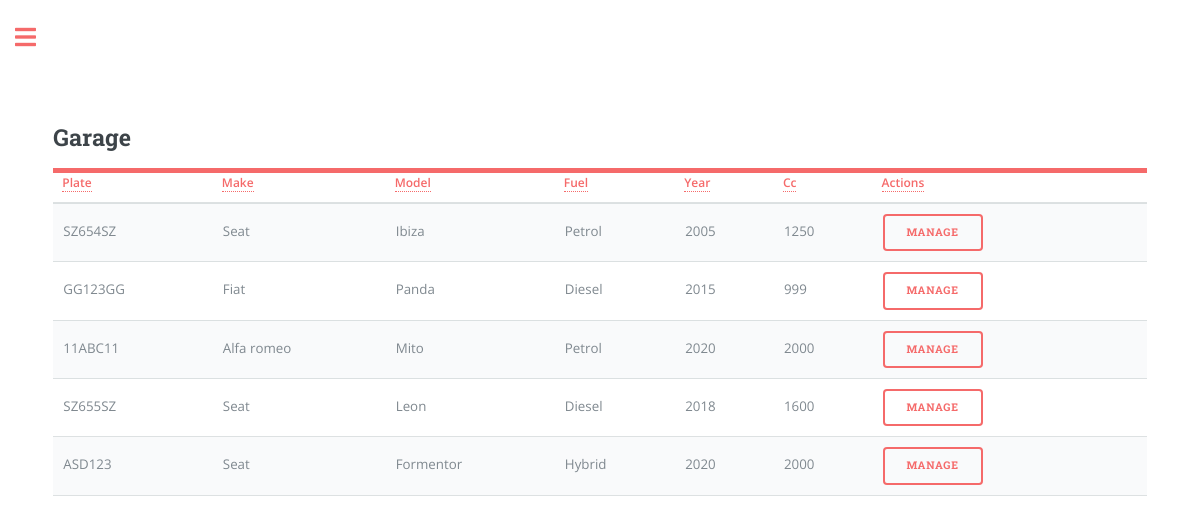
/garage_view (signed in), run on the app's committed database.
### app/models.py (models this page shows, shortened)
class Car(db.Model):
    plate = db.Column(db.String(8), primary_key=True, index=True, unique=True)
    make = db.Column(db.String(15), index=True)
    model = db.Column(db.String(15), index=True)
    fuel = db.Column(db.String(8), index=True)
    year = db.Column(db.Integer, index=True)
    cc = db.Column(db.Integer, index=True)
    user_id = db.Column(db.Integer, db.ForeignKey('user.id'))
    days = db.Column(db.Integer, default=0, index=True)
    money = db.Column(db.Integer, default=0, index=True)
    car_cost = db.Column(db.Integer, default=0, index=True)
    insurance_cost = db.Column(db.Float, default=0, index=True)
    insurance_expiry_date = db.Column(db.DateTime)
    mot_cost = db.Column(db.Float, default=0, index=True)
    mot_expiry_date = db.Column(db.DateTime)
    road_tax_cost = db.Column(db.Float, default=0, index=True)
    road_tax_expiry_date = db.Column(db.DateTime)

### app/routes.py (the view)
@app.route('/garage_view', methods=['GET', 'POST'])
@login_required
def garage_view():
    user_cars = current_user.garage.all()
    return render_template('garage_view.html', title='Garage',
                           page="garage_view", user_cars=user_cars, user_name=current_user.username if current_user.is_authenticated else None)

### app/models.py (called while the page is built)
@login.user_loader
def load_user(id):
    return User.query.get(int(id))

### app/templates/garage_view.html (shortened to what this page needs)
{% extends "index.html" %}
{% block content %}
<head>
</head>
<form action="{{ url_for('garage_car') }}" method="POST">
<header id="header">
  <h2>Garage</h2>
</header>
<table class="table" id="carTable">
    <thead>
      <tr>
        <th scope="col"><a href="#" class="sort-link" data-sort="plate">Plate</a></th>
        <th scope="col"><a href="#" class="sort-link" data-sort="make">Make</a></th>
        <th scope="col"><a href="#" class="sort-link" data-sort="model">Model</a></th>
        <th scope="col"><a href="#" class="sort-link" data-sort="fuel">Fuel</a></th>
        <th scope="col"><a href="#" class="sort-link" data-sort="year">Year</a></th>
        <th scope="col"><a href="#" class="sort-link" data-sort="cc">Cc</a></th>
        <th scope="col"><a href="#" class="sort-link" data-sort="cc">Actions</a></th>
      </tr>
    </thead>
    <tbody>
      {% for car in user_cars %}
      <tr>
          <td data-sort="plate">{{ car.plate }}</td>
          <td data-sort="make">{{ car.make }}</td>
          <td data-sort="model">{{ car.model }}</td>
          <td data-sort="fuel">{{ car.fuel }}</td>
          <td data-sort="year">{{ car.year }}</td>
          <td data-sort="cc">{{ car.cc }}</td>
          <td>
            <button type="submit" class="btn btn-danger" name="garage_car" value="{{ car.plate }}">Manage</button>
        </td>
        <td>
      </tr>
      {% endfor %}
  </tbody>
</table>
</form>
{% endblock %}

### app/templates/index.html (shortened to what this page needs)
<!DOCTYPE HTML>
<html>
	<head>
		<link rel="stylesheet" href="{{url_for('static', filename='css/main.css')}}"/>
	</head>
	<body class="is-preload">
			<div id="wrapper">
					<div id="main">
						<div class="inner">
								<section id="banner">
									<div class="content">
										{% block content %} {% endblock %}
								</section>
						</div>
					</div>
			</div>
	</body>
</html>

### data on the page
Car: plate "SZ654SZ", make "Seat", model "Ibiza", fuel "Petrol", year "2005", cc "1250"
Car: plate "GG123GG", make "Fiat", model "Panda", fuel "Diesel", year "2015", cc "999"
Car: plate "11ABC11", make "Alfa romeo", model "Mito", fuel "Petrol", year "2020", cc "2000"
Car: plate "SZ655SZ", make "Seat", model "Leon", fuel "Diesel", year "2018", cc "1600"
Car: plate "ASD123", make "Seat", model "Formentor", fuel "Hybrid", year "2020", cc "2000"
